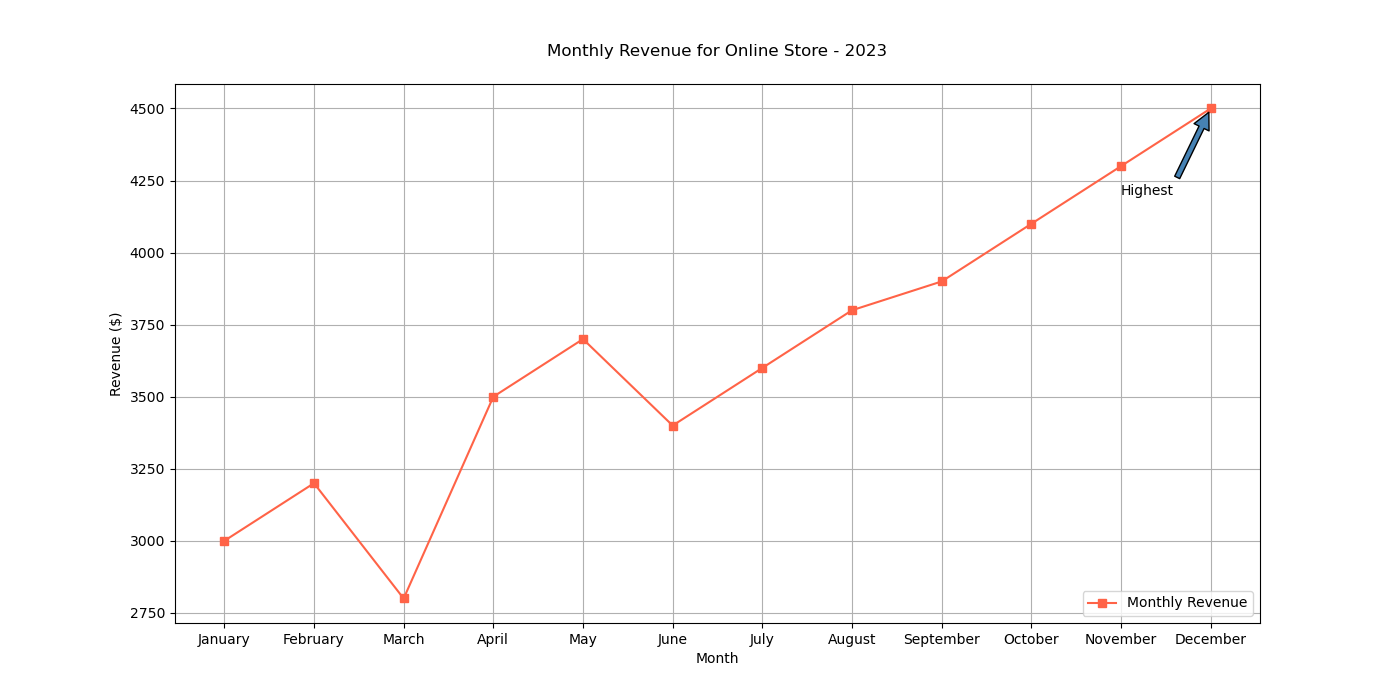

The Python source for this figure:

import matplotlib.pyplot as plt

months = ["January", "February", "March", "April", "May", "June", "July",
          "August", "September", "October", "November", "December"]
revenue = [3000, 3200, 2800, 3500, 3700, 3400, 3600, 3800, 3900, 4100, 4300, 4500]

plt.figure(figsize=(14, 7))
plt.plot(months, revenue, marker='s', color='#FF6347', label='Monthly Revenue')  

plt.annotate('Highest', xy=('December', 4500), xytext=('November', 4200),
             arrowprops=dict(facecolor='#4682B4', shrink=0.05))

plt.xlabel('Month')
plt.ylabel('Revenue ($)')
plt.title('Monthly Revenue for Online Store - 2023', pad=20)
plt.legend(loc='lower right')
plt.grid(True)

plt.show()
